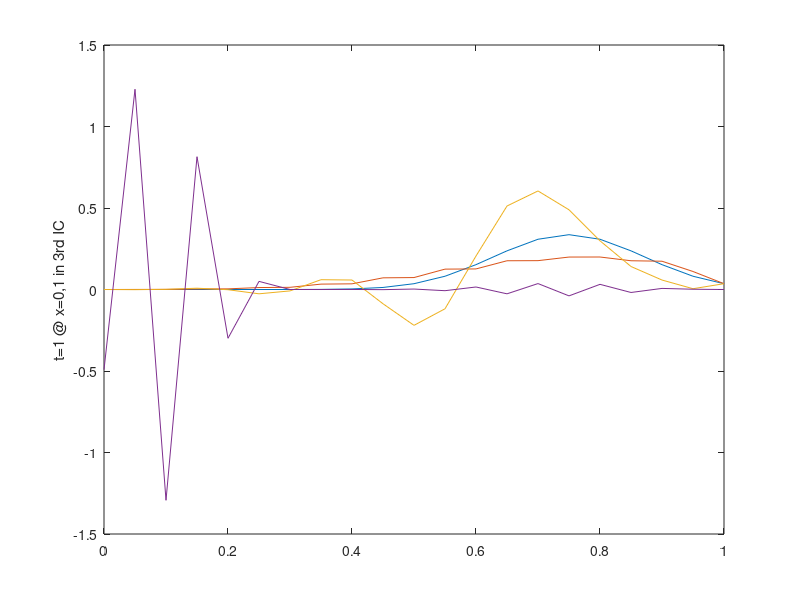

Recreate this plot in MATLAB.
close all
clear
clc

nu=0.5;
h=0.05;
un=zeros(21,1);                               % 3rd IC Upwind Method
u0=zeros(21,1);
u0([5],[1])=1;
u0([6],[1])=1;                                % 3rd IC
for j=1:21                                    % Temporal Nodes
for i=2:21                                    % Spatial  Nodes   
un(i,1)=(1-nu)*u0(i,1)  + nu*u0(i-1,1);
end
u0=un;
end
x=linspace(0,1,21);
plot(x,un);
hold on
%%
u0=zeros(21,1);                               % 3rd IC Lax Method
u0([5],[1])=1;
u0([6],[1])=1;                                % 3rd IC
for j=1:21                                    % Temporal Nodes
for i=2:20                                    % Spatial  Nodes   
un(i,1)=((1+nu)/2)*u0(i-1,1)  + ((1-nu)/2)*u0(i+1,1);
end
u0=un;
end
plot(x,un);
hold on
%%
u0=zeros(21,1);                               % 3rd IC Lax-Wendroff Method
u0([5],[1])=1;
u0([6],[1])=1;                                % 3rd IC
for j=1:21                                    % Temporal Nodes
for i=2:20                                    % Spatial  Nodes   
un(i,1)=(((nu^2)+nu)/2)*u0(i-1,1)  + (1-(nu^2))*u0(i,1) + (((nu^2)-nu)/2)*u0(i+1,1);
end
u0=un;
end
plot(x,un);
ylabel(' t=1 @ x=0,1 in 3rd IC ');
%%
                                              % 3rd IC McCormack Method
u0=zeros(21,1);                              
u0([5],[1])=1;
u0([6],[1])=1;                                % 3rd IC
for j=1:21                                    % Temporal Nodes
for i=1:20                                    % Spatial  Nodes   
un(i,1)= (1+nu)*u0(i,1)  -  nu*u0(i+1,1);
end
u0=un;
end
u0=zeros(21,1);
u0(1:5,1)=u0(1:5,1)+1; 
for k=1:21
    for w=1:21
        un(i,1)=(nu/2)*un(i-1,1) + 0.5*u0(i,1) + ((1-nu)/2)*un(i+1,1);
    end
end
x=linspace(0,1,21);
un=un./100000;
plot(x,un);
